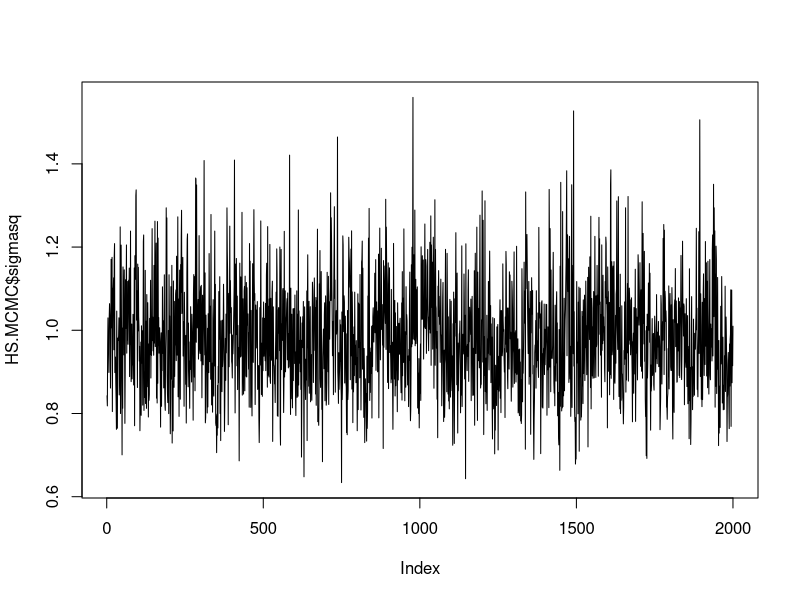
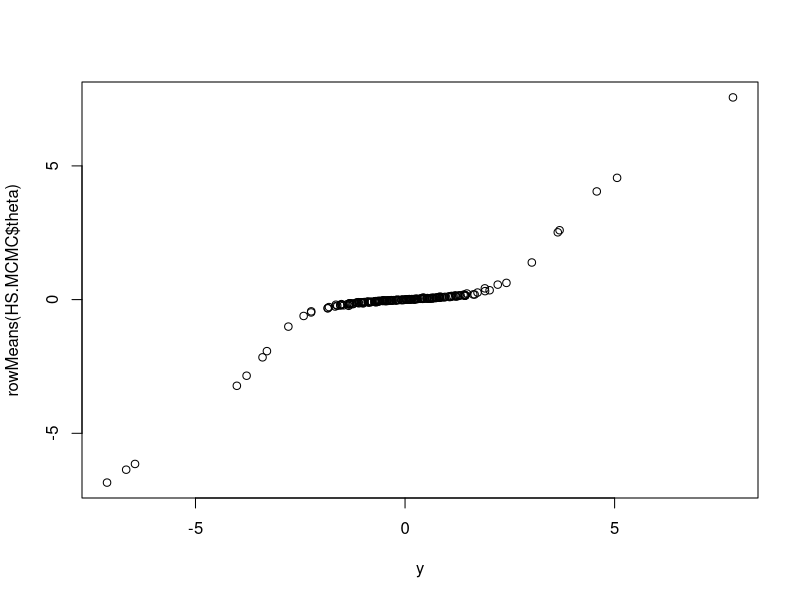
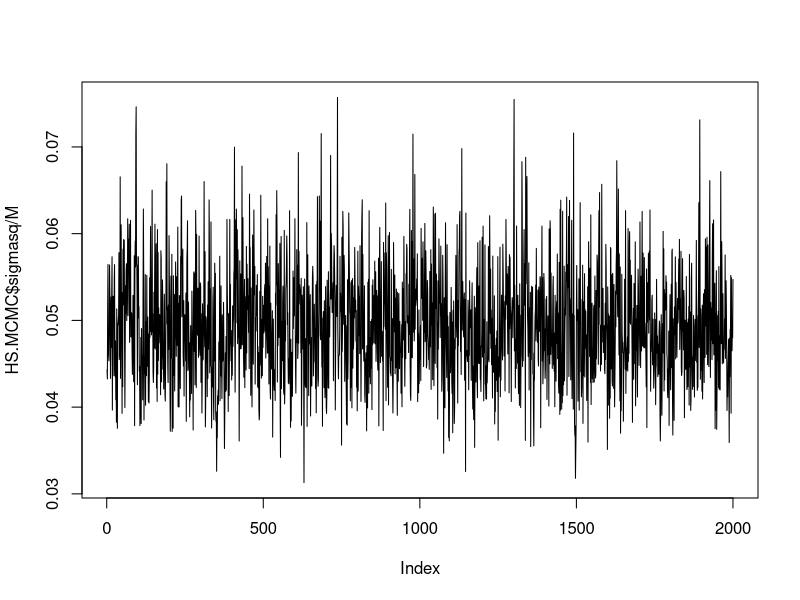
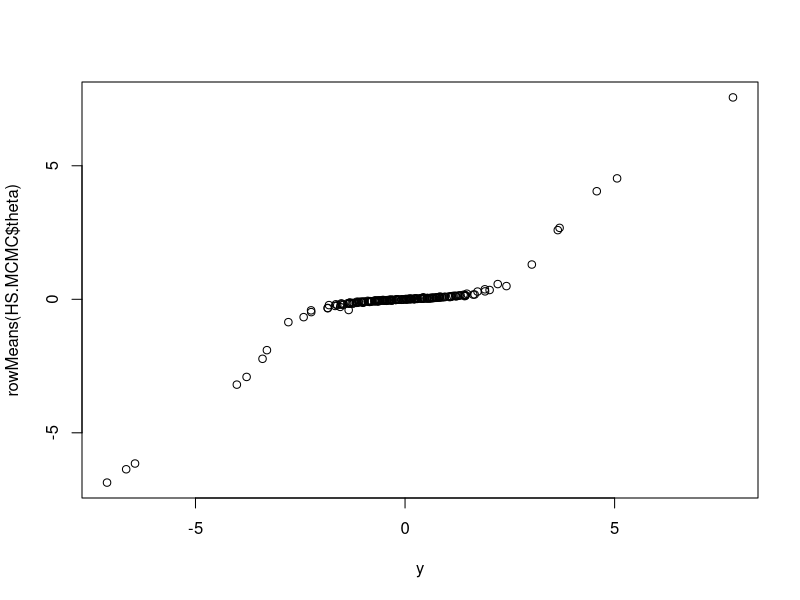

The R script that drew these images, in order:
################################################################
### functions to implement the sampling algorithm for HS
################################################################

## Adaptive Metropolis-Hastings for lambda
MH.lambda <- function(theta0,lambda0,tau0,ss_lambda){
  lambda.star = lambda0+rnorm(1,0,ss_lambda)
  T0 = log(1+exp(-1000*lambda0))- log(1+exp(-1000*lambda.star)) # sigmoid approximation to force lambda to be positive
  T1 = log(1 + lambda0^2) - log(1 + lambda.star^2) # prior ratio
  T2 = log(abs(lambda0)) - log(abs(lambda.star)) + 0.5*(theta0^2/(tau0^2))*(1/lambda0^2 - 1/lambda.star^2) # likelihood ratio
  MH = min(1,exp(T0+T1+T2))
  U = runif(1,0,1)
  if(U<=MH){return(list(lambda = lambda.star,acc = 1))}
  else{return(list(lambda = lambda0, acc = 0))}
}

## Adaptive Metropolis-Hastings for tau
MH.tau <- function(theta0,lambda0,tau0,ss_tau){
  n = length(theta0)
  tau.star = tau0+rnorm(1,0,ss_tau)
  T0 = log(1+exp(-1000*tau0)) - log(1+exp(-1000*tau.star)) # sigmoid approximation to force tau to be positive
  T1 = log(1/n^2 + tau0^2) - log(1/n^2 + tau.star^2) # prior ratio
  T2 = n*(log(abs(tau0))-log(abs(tau.star))) + 0.5*(1/tau0^2 - 1/tau.star^2)*sum(theta0^2/(lambda0^2)) # likelihood ratio
  MH = min(1,exp(T0+T1+T2))
  U = runif(1,0,1)
  if(U<=MH){return(list(tau = tau.star,acc = 1))}
  else{return(list(tau = tau0, acc = 0))}
}

## Main function
HS <- function(y,theta0,lambda0,tau0,sigmasq0,batch_size,max_batch,burn_in,nmc,n_thin){
  ## outputs
  n = length(y)
  J = rep(1,n)
  theta.nmc = matrix(0,n,nmc/n_thin)
  lambda.nmc = matrix(0,n,nmc/n_thin)
  kappa.nmc = matrix(0,n,nmc/n_thin)
  tau.nmc = rep(0,nmc/n_thin)
  sigmasq.nmc = rep(0,nmc/n_thin)
  
  ## tuning procedure
  ss_tau = 1
  ss_lambda = rep(1,n)
  
  if (max_batch > 0) {
    cat("tuning begins...\n")
    for (index_batch in 1:max_batch) {
      
      ar_tau = 0
      ar_lambda = rep(0,n)
      
      for (index_iter in 1:batch_size) {
        
        A = lambda0^2*tau0^2
        theta0 = rnorm(n,y*A/(1+A),sqrt(A*sigmasq0/(1+A)))
        
        for (j in 1:n) {
          lambda_res <- MH.lambda(theta0[j],lambda0[j],tau0,ss_lambda[j])
          lambda0[j] <- lambda_res$lambda
          ar_lambda[j] <- ar_lambda[j] + lambda_res$acc
        }
        
        tau_res <- MH.tau(theta0,lambda0,tau0,ss_tau)
        tau0 <- tau_res$tau
        ar_tau <- ar_tau + tau_res$acc
      }
      
      ar_lambda <- ar_lambda / batch_size
      for (j in 1:n) {
        if (ar_lambda[j] < 0.35) ss_lambda[j] <- ss_lambda[j] * 0.9
        else if (ar_lambda[j] > 0.45) ss_lambda[j] <- ss_lambda[j] * 1.1
      }
      
      ar_tau <- ar_tau / batch_size
      if (ar_tau < 0.35) ss_tau <- ss_tau * 0.9
      else if (ar_tau > 0.45) ss_tau <- ss_tau * 1.1
      
      sigmasq0 = 1/rgamma(1,0.5*n,0.5*sum((y-theta0)^2))
      
      cat("batch", index_batch,"ar_lambda1:", ar_lambda[1], "ss_lambda1:", ss_lambda[1], "ss_tau:", ss_tau, "ar_tau:", ar_tau, "\n")
      
    }
    cat("tuning ends\n")
  }
  
  ## burn-in procedure
  for(i in 1:burn_in){
    A = lambda0^2*tau0^2
    theta0 = rnorm(n,y*A/(1+A),sqrt(A*sigmasq0/(1+A)))
    for (j in 1:n) {
      lambda_res <- MH.lambda(theta0[j],lambda0[j],tau0,ss_lambda[j])
      lambda0[j] <- lambda_res$lambda
    }
    
    tau_res <- MH.tau(theta0,lambda0,tau0,ss_tau)
    tau0 <- tau_res$tau
    
    sigmasq0 = 1/rgamma(1,0.5*n,0.5*sum((y-theta0)^2))
    
    if(i%%1000==0){print(i)}
  }
  
  ## sampling procedure
  for (i in 1:nmc) {
    A = lambda0^2*tau0^2
    theta0 = rnorm(n,y*A/(1+A),sqrt(A*sigmasq0/(1+A)))
    
    for (j in 1:n) {
      lambda_res <- MH.lambda(theta0[j],lambda0[j],tau0,ss_lambda[j])
      lambda0[j] <- lambda_res$lambda
    }
    
    tau_res <- MH.tau(theta0,lambda0,tau0,ss_tau)
    tau0 <- tau_res$tau
    
    sigmasq0 = 1/rgamma(1,0.5*n,0.5*sum((y-theta0)^2))
    
    if(i%%1000==0){print(i)}
    
    if(i%%n_thin==0){
      theta.nmc[,i/n_thin] = theta0
      lambda.nmc[,i/n_thin] = lambda0
      kappa.nmc[,i/n_thin] = 1/(1+lambda0^2*tau0^2)
      tau.nmc[i/n_thin] = tau0
      sigmasq.nmc[i/n_thin] = sigmasq0
    }
  }
  
  ## return
  samples = list(theta = theta.nmc, lambda = lambda.nmc,
                 kappa = kappa.nmc, tau = tau.nmc, sigmasq = sigmasq.nmc)
}


set.seed(2023)
y = rnorm(200,0,3.26)*rbinom(200,1,0.2) + rnorm(200,0,1)
batch_size = 200
max_batch = 20
burn_in = 6000
nmc = 20000
n_thin = 10
theta0 = rep(0.2,200)
lambda0 = rep(1,200)
tau0 = 0.1
sigmasq0 = 1
HS.MCMC = HS(y,theta0,lambda0,tau0,sigmasq0,batch_size,max_batch,burn_in,nmc,n_thin)

plot(HS.MCMC$sigmasq,type = "l")
plot(rowMeans(HS.MCMC$theta)~y)


## repeated measure
set.seed(2023)
M = 20
Type = rbinom(200,1,0.2)
Signals = rnorm(200,0,3.26)*Type
y_bar = Signals + rnorm(200,0,1/sqrt(M))
batch_size = 200
max_batch = 20
burn_in = 6000
nmc = 20000
n_thin = 10
theta0 = rep(0.2,200)
lambda0 = rep(1,200)
tau0 = 0.1
sigmasq0 = 1/M
HS.MCMC = HS(y,theta0,lambda0,tau0,sigmasq0,batch_size,max_batch,burn_in,nmc,n_thin)

plot(HS.MCMC$sigmasq/M,type = "l")
plot(rowMeans(HS.MCMC$theta)~y)
